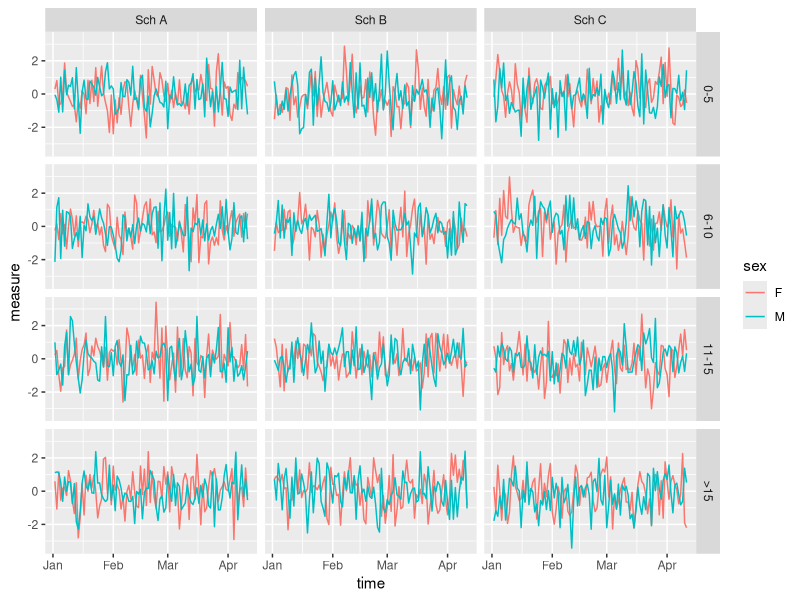

Recreate this plot in R.
library(ggplot2)
library(plyr)
library(reshape2)

#create mock data set
time<-as.Date("2013-01-01")+1:100
tmp<-expand.grid(age=c("0-5","6-10","11-15",">15"),school=c("Sch A","Sch B","Sch C"),sex=c("F","M"))


df_mock<-ddply(tmp,c("age","school","sex"),function(df){
	
return(data.frame(time,measure=rnorm(length(time))))	
	
})



p<-ggplot(data=df_mock,aes(x=time,y=measure))
p<-p+facet_grid(age~school)
p<-p+geom_line(aes(colour=sex))
print(p)